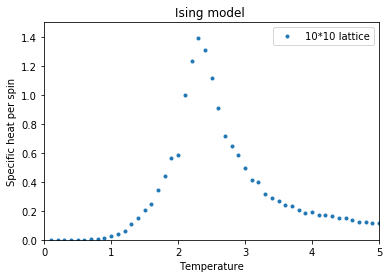

This chart was generated by the following Python code:
# -*- coding: utf-8 -*-
"""
Created on Thu Dec 28 10:22:24 2017

@author: liumingyang
"""
import math
import random
import pylab as pl

def sweep(mic,T):
    E_flip = [[0]*10 for i in range(10)]
    for i in range(10):
        for j in range(10):
            if i == 0:
                if j == 0:
                    E_flip[i][j] = mic[i][j]*(mic[i+1][j]+mic[i][j+1]+mic[i+10-1][j]+mic[i][j+10-1])
                if j == 9:
                    E_flip[i][j] = mic[i][j]*(mic[i+1][j]+mic[i][j+1-10]+mic[i-1+10][j]+mic[i][j-1])
                else:
                    E_flip[i][j] = mic[i][j]*(mic[i+1][j]+mic[i][j+1]+mic[i-1+10][j]+mic[i][j-1])
            elif  i == 9:
                if j == 0:
                    E_flip[i][j] = mic[i][j]*(mic[i+1-10][j]+mic[i][j+1]+mic[i-1][j]+mic[i][j-1+10])
                if j == 9:
                    E_flip[i][j] = mic[i][j]*(mic[i+1-10][j]+mic[i][j+1-10]+mic[i-1][j]+mic[i][j-1])
                else:
                    E_flip[i][j] = mic[i][j]*(mic[i+1-10][j]+mic[i][j+1]+mic[i-1][j]+mic[i][j-1])
            elif j == 0 and  0 < i < 9:
                E_flip[i][j] = mic[i][j]*(mic[i+1][j]+mic[i][j+1]+mic[i-1][j]+mic[i][j-1+10])
            elif j == 9 and 0 < i < 9:
                E_flip[i][j] = mic[i][j]*(mic[i+1][j]+mic[i][j+1-10]+mic[i-1][j]+mic[i][j-1])
            elif 0 < i < 9 and 0 < j <9:
                E_flip[i][j] = mic[i][j]*(mic[i+1][j]+mic[i][j+1]+mic[i-1][j]+mic[i][j-1])
            if E_flip[i][j] <=0:
                mic[i][j] = - mic[i][j]
            else:
                r = random.random()
                if r <= math.exp(-2*E_flip[i][j]/T):
                    mic[i][j] = -mic[i][j]
    return mic
def Specific_heat(T):
    mic_old = [[1]*10 for i in range(10)]
    mic_new = mic_old
    Energy = 0
    Energy1 = 0
    for k in range(1000):
        E_total = [[0]*10 for i in range(10)]
        Sum = 0
        for i in range(10):
            for j in range(10):
                if i == 0:
                    if j == 0:
                        E_total[i][j] = -mic_new[i][j]*(mic_new[i+1][j]+mic_new[i][j+1]+mic_new[i+10-1][j]+mic_new[i][j+10-1])
                    if j == 9:
                        E_total[i][j] = -mic_new[i][j]*(mic_new[i+1][j]+mic_new[i][j+1-10]+mic_new[i-1+10][j]+mic_new[i][j-1])
                    else:
                        E_total[i][j] = -mic_new[i][j]*(mic_new[i+1][j]+mic_new[i][j+1]+mic_new[i-1+10][j]+mic_new[i][j-1])
                elif  i == 9:
                    if j == 0:
                        E_total[i][j] = -mic_new[i][j]*(mic_new[i+1-10][j]+mic_new[i][j+1]+mic_new[i-1][j]+mic_new[i][j-1+10])
                    if j == 9:
                        E_total[i][j] = -mic_new[i][j]*(mic_new[i+1-10][j]+mic_new[i][j+1-10]+mic_new[i-1][j]+mic_new[i][j-1])
                    else:
                        E_total[i][j] = -mic_new[i][j]*(mic_new[i+1-10][j]+mic_new[i][j+1]+mic_new[i-1][j]+mic_new[i][j-1])
                elif j == 0 and  0 < i < 9:
                    E_total[i][j] = -mic_new[i][j]*(mic_new[i+1][j]+mic_new[i][j+1]+mic_new[i-1][j]+mic_new[i][j-1+10])
                elif j == 9 and 0 < i < 9:
                    E_total[i][j] = -mic_new[i][j]*(mic_new[i+1][j]+mic_new[i][j+1-10]+mic_new[i-1][j]+mic_new[i][j-1])
                elif 0 < i < 9 and 0 < j <9:
                    E_total[i][j] = -mic_new[i][j]*(mic_new[i+1][j]+mic_new[i][j+1]+mic_new[i-1][j]+mic_new[i][j-1])
                Sum = Sum + E_total[i][j]
        Energy = Energy + 0.5*Sum
        Energy1 = Energy1 + (0.5*Sum)**2
        mic_new = sweep(mic_new,T)
    ave_E = 0.001 * Energy
    ave_E1 = 0.001 * Energy1
    spe_heat =0.01* (ave_E1-ave_E**2)/(T**2)
    return spe_heat
Tem = 0
array_T=[]
array_aveH = []
for i in range(50):
    Tem = Tem +0.1
    array_T.append(Tem)
    array_aveH.append(Specific_heat(Tem))
plot1,= pl.plot(array_T,array_aveH,'.')
pl.xlim(0,5)
pl.ylim(0.0,1.5)
pl.xlabel('Temperature')
pl.ylabel('Specific heat per spin')
pl.title('Ising model ')
pl.legend([plot1],['10*10 lattice'],loc = "best")
pl.show()
